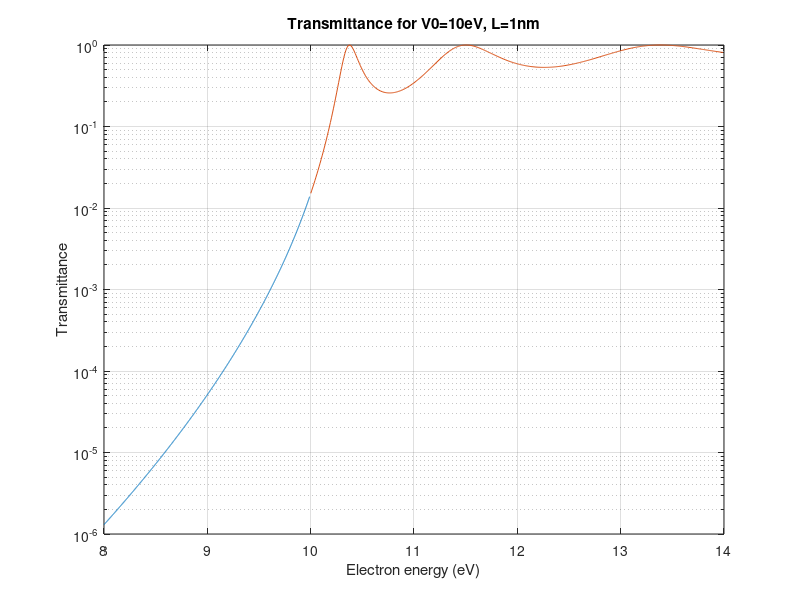
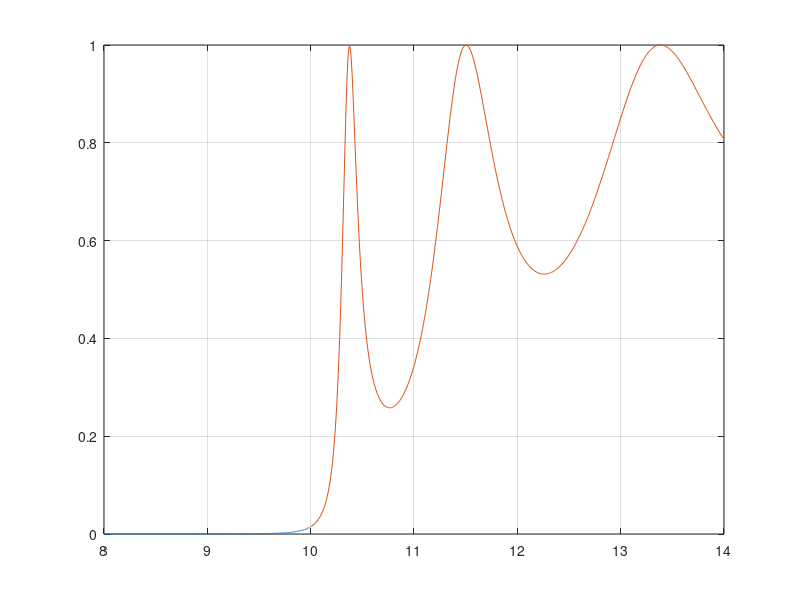

The MATLAB source for these figures, in order:
%transmittance
%parameters
V0ev=10; %barrier potential [eV]
L=1e-9; %barrier width [m]
m=9.109382e-31; %electron mass [kg]
hbar=1.05457159e-34; %[J.s]
ec=1.6021764e-19; %[C]
Eev=8:0.001:9.99; %electron energy [eV] range:8-14eV
E=Eev*ec; %[J]
V0=V0ev*ec; %[J]
%equations
gkk1=sqrt(2*m*(V0-E))/hbar; %gkk=kappa
a1=E.*(V0-E);
T1=(1+0.25*(V0^2./a1).*sinh(gkk1*L).^2).^(-1);
%plot
figure(1)
semilogy(Eev,T1)
grid on
hold on
%equations2
Eev2=10.001:0.01:14; %electron energy [eV] range:8-14eV
E2=Eev2*ec; %[J]
gkk2=sqrt(2*m*(E2-V0))/hbar;
a2=E2.*(E2-V0);
T2=(1+0.25*(V0^2./a2).*sin(gkk2*L).^2).^(-1);
%plot2
semilogy(Eev2,T2)
xlabel('Electron energy (eV)')
ylabel('Transmittance')
title('Transmittance for V0=10eV, L=1nm')
hold off
figure(2)
plot(Eev,T1)
hold on
grid on
plot(Eev2,T2)
hold off